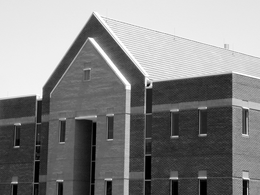
%> input picture Problem9/fig/building.tif, 260 x 195 px, shrunk from 1114 x 834 before the run
$ octave edgeDetection.m   (GNU Octave 9; MATLAB toolbox functions it lacks are replaced by stand-ins)
%> lines starting %> are read from the running program, lines starting %| are printed output that depends on the picture; in (x1, y1, x2, y2) boxes, pixels count from 0 and x2, y2 are one past the last pixel; in counts of white or black regions, pixels touching at a corner belong together; the program's own positions count from 1
### Problem9/SourceCode/myRoberts.m
function newGrayPic = myRoberts( sourcePic )
%MYROBERTS
grayPic=mat2gray(sourcePic); %实现图像矩阵的归一化操作
[m,n]=size(grayPic);
newGrayPic=grayPic;%为保留图像的边缘一个像素
% robertsNum=0; %经roberts算子计算得到的每个像素的值
robertThreshold=0.2; %设定阈值
for j=1:m-1 %进行边界提取
    for k=1:n-1
        robertsNum = abs(grayPic(j,k)-grayPic(j+1,k+1)) + abs(grayPic(j+1,k)-grayPic(j,k+1));
        if(robertsNum > robertThreshold)
            newGrayPic(j,k)=255;
        else
            newGrayPic(j,k)=0;
        end
    end
end
end

### Problem9/SourceCode/mySobel.m
function newGrayPic = mySobel( sourcePic )
%MYSOBEL 此处显示有关此函数的摘要
grayPic=mat2gray(sourcePic);%实现图像矩阵的归一化操作
[m,n]=size(grayPic);
newGrayPic=grayPic;%为保留图像的边缘一个像素
% sobelNum=0;%经sobel算子计算得到的每个像素的值
sobelThreshold=0.8;%设定阈值
for j=2:m-1 %进行边界提取
    for k=2:n-1
        sobelNum=abs(grayPic(j-1,k+1)+2*grayPic(j,k+1)+grayPic(j+1,k+1)-grayPic(j-1,k-1)-2*grayPic(j,k-1)-grayPic(j+1,k-1))+abs(grayPic(j-1,k-1)+2*grayPic(j-1,k)+grayPic(j-1,k+1)-grayPic(j+1,k-1)-2*grayPic(j+1,k)-grayPic(j+1,k+1));
        if(sobelNum > sobelThreshold)
            newGrayPic(j,k)=255;
        else
            newGrayPic(j,k)=0;
        end
    end
end
end

### Problem9/SourceCode/myPrewitt.m
function newGrayPic = myPrewitt( sourcePic )
%MYPREWITT 此处显示有关此函数的摘要
grayPic=mat2gray(sourcePic);%实现图像矩阵的归一化操作
[m,n]=size(grayPic);
newGrayPic=grayPic;%为保留图像的边缘一个像素
% PrewittNum=0;%经Prewitt算子计算得到的每个像素的值
PrewittThreshold=0.5;%设定阈值
for j=2:m-1 %进行边界提取
    for k=2:n-1
        PrewittNum=abs(grayPic(j-1,k+1)-grayPic(j+1,k+1)+grayPic(j-1,k)-grayPic(j+1,k)+grayPic(j-1,k-1)-grayPic(j+1,k-1))+abs(grayPic(j-1,k+1)+grayPic(j,k+1)+grayPic(j+1,k+1)-grayPic(j-1,k-1)-grayPic(j,k-1)-grayPic(j+1,k-1));
        if(PrewittNum > PrewittThreshold)
            newGrayPic(j,k)=255;
        else
            newGrayPic(j,k)=0;
        end
    end
end
end

### Problem9/SourceCode/myMarrHildreth.m
function edges = myMarrHildreth(Image, sigma)

% This is a simple implementation of the LoG edge detector.

% Image: Gray-level input image
% sigma: try values like 1, 2, 4, 8, etc.
% edges: Output edge map

% Form the LoG filter
nLoG = filter_LoG(sigma);

% convResult = conv2(double(Image), nLoG, 'same');
% imfilter works better for border pixels (use conv2 above or imfilter below)
convResult = imfilter(double(Image), nLoG, 'replicate');

slope = mean( abs(convResult(:)) );

%% Vertical edges
% Shift image one pixel to the left and right
convLeft = circshift(convResult, [0, -1]);
convRight = circshift(convResult, [0, 1]);

% The vertical edges (-  +, +  -, - 0 +, + 0 -)
v_edge1 = convResult < 0 & convLeft > 0 & abs(convLeft - convResult) > slope;
v_edge2 = convResult < 0 & convRight > 0 & abs(convRight - convResult) > slope;
v_edge3 = convResult == 0 & sign(convLeft) ~= sign(convRight) & abs(convLeft - convRight) > slope;
v_edge = v_edge1 | v_edge2 | v_edge3;
v_edge(:, [1 end]) = 0;

%% Horizontal edges
% Shift image one pixel to the top and bottom
convTop = circshift(convResult, [-1, 0]);
convBot = circshift(convResult, [1, 0]);

% The horizontal edges (-  +, +  -, - 0 +, + 0 -)
h_edge1 = convResult < 0 & convTop > 0 & abs(convTop - convResult) > slope;
h_edge2 = convResult < 0 & convBot > 0 & abs(convBot - convResult) > slope;
h_edge3 = convResult == 0 & sign(convTop) ~= sign(convBot) & abs(convTop - convBot) > slope;
h_edge = h_edge1 | h_edge2 | h_edge3;
h_edge([1 end], :) = 0;

% Combine vertical and horizontal edges
edges = v_edge | h_edge;
end


function nLoG = filter_LoG(sigma)

% This function generates Laplacian of Gaussian filter given the sigma
% parameter as its input. Filter size is estimated by multiplying the
% sigma with a constant.

%% The function
fsize = ceil(sigma) * 5; % filter size is estimated by: sigma * constant

fsize = (fsize - 1) / 2;

[x, y] = meshgrid(-fsize : fsize, -fsize : fsize);

% The two parts of the LoG equation
a = (x .^ 2 + y .^ 2 - 2 * sigma ^ 2) / sigma ^ 4;
b = exp( - (x .^ 2 + y .^ 2) / (2 * sigma ^ 2) );
b = b / sum(b(:));

% The LoG filter
LoG = a .* b;

% The normalized LoG filter
nLoG = LoG - mean2(LoG);

% ** end of the function **

%% Uncomment to display LoG plot
% [6 lines of commented-out code are left out]

%% Uncomment to save at output
% print(num2str(sigma), '-dpng', '-r400');

return

end


%% Additionally you can use the following code to overlay edges on the input image

% [9 lines of commented-out code are left out]

### Problem9/SourceCode/myCanny.m
function outputImg = myCanny(inputImg)
[h,w] = size(inputImg);
% gaussian blur
sigma = round(min(h,w) * 0.005);
ksize = ceil(sigma*6);
if mod(ksize, 2) == 0
    ksize = ksize + 1;
end
inputImgGaussian = convolutionDouble(inputImg,GaussianFilter(ksize,ksize,sigma));
% sobel
SobelKernelX = [-1,0,1; -2,0,2; -1,0,1];
SobelKernelY = [-1,-2,-1; 0,0,0; 1,2,1];
Gx = convolutionDouble(inputImgGaussian, SobelKernelX);
Gy = convolutionDouble(inputImgGaussian, SobelKernelY);
inputImgSobel = sqrt(Gx.^2 + Gy.^2);
alpha = atan(Gy ./ Gx);
alpha = round(alpha ./ (pi / 4) + 3);
alpha(alpha == 5) = 1;
%nonmaxima suppression
d1Mask = alpha == 1;
d2Mask = alpha == 2;
d3Mask = alpha == 3;
d4Mask = alpha == 4;
paddedMinputImgSobel = padarray(inputImgSobel, [1, 1], 'replicate');
%vertical
d1Comp = and(inputImgSobel >= paddedMinputImgSobel(1:h, 2:w+1), inputImgSobel >= paddedMinputImgSobel(3:h+2,2:w+1));
%-pi/4
d2Comp = and(inputImgSobel >= paddedMinputImgSobel(3:h+2, 1:w), inputImgSobel >= paddedMinputImgSobel(1:h, 3:w+2));
%horizon
d3Comp = and(inputImgSobel >= paddedMinputImgSobel(2:h+1, 1:w), inputImgSobel >= paddedMinputImgSobel(2:h+1, 3:w+2));
%pi/4
d4Comp = and(inputImgSobel >= paddedMinputImgSobel(1:h, 1:w), inputImgSobel >= paddedMinputImgSobel(3:h+2, 3:w+2));
gN = inputImgSobel .* (and(d1Mask, d1Comp) + and(d2Mask, d2Comp) + and(d3Mask, d3Comp) + and(d4Mask, d4Comp));

sortedOut = sort(reshape( gN, 1, h * w), 'descend');
threshH = sortedOut(1, ceil(h * w * 0.02));
threshL = 1 * threshH;
N = 100;
set(0,'RecursionLimit',N);
for i=1:h
    for j=1:w
      if gN(i,j)>threshH &&gN(i,j)~=255
            gN(i,j)=255;
            gN=connect(gN,i,j,threshL);
      end
    end
end
outputImg = uint8(gN);
end

% [14 lines left out: function connect, not called in this run]

### Problem9/SourceCode/GaussianFilter.m
function H = GaussianFilter( kh, kw, sigma )
cy = int32(kh / 2);
cx = int32(kw / 2);
x = 1-cx:cx-1;
y = 1-cy:cy-1;
[X, Y] = meshgrid(x, y);
table = double(X.^2 + Y.^2);
H = exp( ( - 0.5 / sigma ^ 2) .* table );
H = H/sum(sum(H));
end

### Problem9/SourceCode/convolutionDouble.m
function outputImage = convolutionDouble(inputImage, kernel)
kernel = double(kernel);
[h,w] = size(inputImage);
[kh, kw] = size(kernel);
padh = uint32((kh-1)/2);
padw = uint32((kw-1)/2);
paddedInput = double(padarray(double(inputImage),double([padh, padw]), 'replicate'));
outputImage = zeros(h,w);

for i=1:h
    for j=1:w
        outputImage(i,j) = sum(sum(paddedInput(i:i+kh-1, j:j+kw-1).* kernel));
    end
end
end

### Problem9/SourceCode/edgeDetection.m
close all;clear;clc;
img= imread('../fig/building.tif');
%> img is the input picture: size 195x260 uint8; min 0, max 255, mean 133.3
figure('Name','Original Image');
imshow(img);
title('Original Image');

Roberts = myRoberts(img);
figure('Name', 'Roberts Edge Detector');
imshow(Roberts);
title('Roberts Edge Detector');

Sobel = mySobel(img);
%> after the loop in mySobel, `for j=2:m-1`:
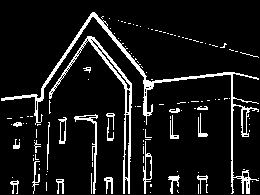
%> newGrayPic: size 195x260 double; min 0, max 255, mean 23.7
figure('Name', 'Sobel Edge Detector');
imshow(Sobel);
title('Sobel Edge Detector');

Prewitt = myPrewitt(img);
figure,imshow(Prewitt);
title('Prewitt Edge Detector');

MarrHildreth = myMarrHildreth(img, 4);
%> in myMarrHildreth, `convResult = imfilter(double(Image), nLoG, 'replicate');`:
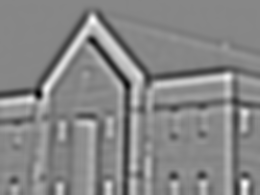
%> convResult: size 195x260 double; min -4.59, max 4.09, mean 0.000524; drawn with min black and max white
%> in myMarrHildreth, `slope = mean( abs(convResult(:)) );`: slope = 0.549
%> in myMarrHildreth, `v_edge1 = convResult < 0 & convLeft > 0 & abs(convLeft - convResult) >..`:
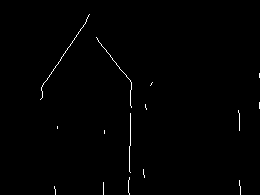
%> v_edge1: size 195x260 logical; 0.65% white in thin lines or dots, all inside (x1, y1, x2, y2) = (40, 14, 260, 195)
%> in myMarrHildreth, `v_edge2 = convResult < 0 & convRight > 0 & abs(convRight - convResult)..`: v_edge2: size 195x260 logical; 0.79% white in thin lines or dots, all inside (x1, y1, x2, y2) = (0, 14, 251, 195)
%> in myMarrHildreth, `v_edge3 = convResult == 0 & sign(convLeft) ~= sign(convRight) & abs(co..`: v_edge3: size 195x260 logical; every value is 0
%> in myMarrHildreth, `v_edge = v_edge1 | v_edge2 | v_edge3;`: v_edge: size 195x260 logical; 1.4% white in thin lines or dots
%> in myMarrHildreth, `v_edge(:, [1 end]) = 0;`: v_edge: size 195x260 logical; 1.4% white in thin lines or dots, all inside (x1, y1, x2, y2) = (33, 14, 251, 195)
%> in myMarrHildreth, `h_edge1 = convResult < 0 & convTop > 0 & abs(convTop - convResult) > s..`: h_edge1: size 195x260 logical; 0.72% white in thin lines or dots
%> in myMarrHildreth, `h_edge2 = convResult < 0 & convBot > 0 & abs(convBot - convResult) > s..`: h_edge2: size 195x260 logical; 0.07% white in thin lines or dots, all inside (x1, y1, x2, y2) = (13, 0, 130, 80)
%> in myMarrHildreth, `h_edge = h_edge1 | h_edge2 | h_edge3;`: h_edge: size 195x260 logical; 0.79% white in thin lines or dots
%> in myMarrHildreth, `h_edge([1 end], :) = 0;`: h_edge: size 195x260 logical; 0.66% white in thin lines or dots, all inside (x1, y1, x2, y2) = (0, 16, 250, 185)
% MarrHildreth = myMarrHildreth2(img);
figure('Name','MarrHildreth Edge Detector');
imshow(MarrHildreth);
title('MarrHildreth Edge Detector');

% [m, theta, sector, canny1, canny2, Canny ] = myCanny5(img, 50);
% Canny = myCanny2(img);
% Canny = myCanny3(img);
Canny = myCanny(img);
%> call 3 of convolutionDouble, with kernel = [-1 -2 -1; 0 0 0; 1 2 1]
%> after the loop in convolutionDouble (call 3), `for i=1:h`:
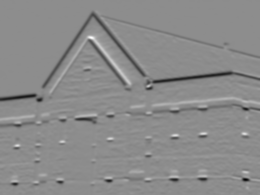
%> outputImage: size 195x260 double; min -512.3, max 414.4, mean -6.9; drawn with min black and max white
%> in myCanny, `alpha(alpha == 5) = 1;`:
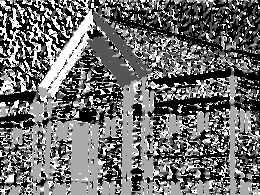
%> alpha: size 195x260 double; min 1, max 4, mean 2.3; drawn with min black and max white
%> in myCanny, `d1Mask = alpha == 1;`:
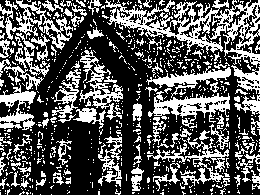
%> d1Mask: size 195x260 logical; 34.9% white; 683 white regions (593 under 20 px), largest, box (x1, y1, x2, y2) and area: (105, 0, 260, 68) 3331, (148, 91, 230, 128) 1179, (0, 0, 73, 50) 1074
%> in myCanny, `d2Mask = alpha == 2;`: d2Mask: size 195x260 logical; 20.2% white in thin lines or dots
%> in myCanny, `d3Mask = alpha == 3;`: d3Mask: size 195x260 logical; 25% white; 1200 white regions (1160 under 20 px), largest, box (x1, y1, x2, y2) and area: (27, 120, 103, 195) 2837, (116, 76, 161, 195) 1604, (223, 106, 260, 195) 959
%> in myCanny, `d4Mask = alpha == 4;`: d4Mask: size 195x260 logical; 20% white in thin lines or dots
%> in myCanny, `d1Comp = and(inputImgSobel >= paddedMinputImgSobel(1:h, 2:w+1), inputI..`: d1Comp: size 195x260 logical; 20.1% white in thin lines or dots
%> in myCanny, `d2Comp = and(inputImgSobel >= paddedMinputImgSobel(3:h+2, 1:w), inputI..`: d2Comp: size 195x260 logical; 23.1% white in thin lines or dots
%> in myCanny, `d3Comp = and(inputImgSobel >= paddedMinputImgSobel(2:h+1, 1:w), inputI..`: d3Comp: size 195x260 logical; 17.7% white in thin lines or dots
%> in myCanny, `d4Comp = and(inputImgSobel >= paddedMinputImgSobel(1:h, 1:w), inputImg..`: d4Comp: size 195x260 logical; 22.9% white in thin lines or dots
%> in myCanny, `threshH = sortedOut(1, ceil(h * w * 0.02));`: threshH = 236.8
%> after the loop in myCanny, `for i=1:h`:
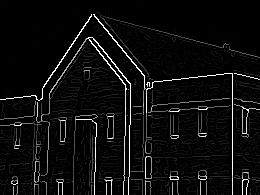
%> gN: size 195x260 double; min 0, max 255, mean 13.5
figure('Name', 'Canny Edge Detector');
imshow(Canny);
title('Canny Edge Detector');
